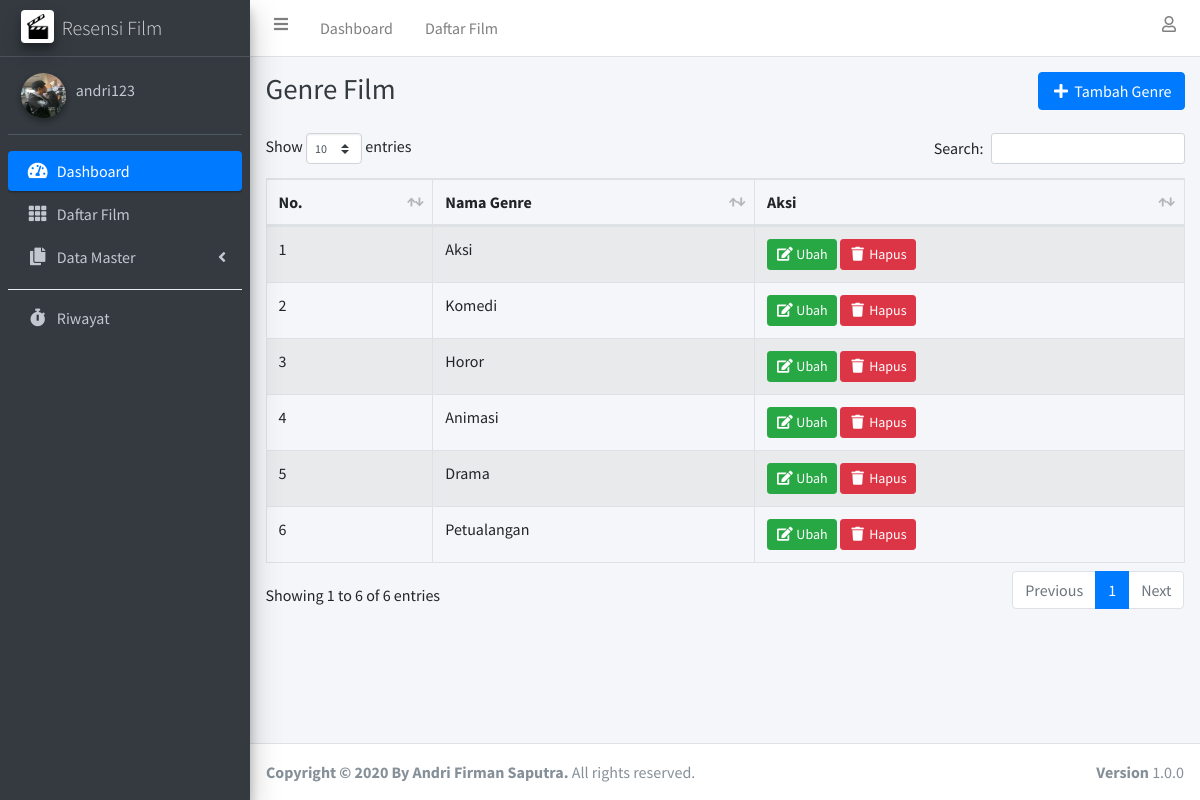
Screenshot of /admin/genre_film.php (signed in) with the database file from the repository.
### tables this page shows
CREATE TABLE `tb_user` (
  `id_user` int(10) NOT NULL,
  `username` varchar(100) NOT NULL,
  `password` varchar(255) NOT NULL,
  `nama_lengkap` varchar(100) NOT NULL,
  `photo_profile` text NOT NULL
);

CREATE TABLE `tb_genre` (
  `id_genre` int(10) NOT NULL,
  `nama_genre` varchar(50) NOT NULL
);

### koneksi.php (called while the page is built, shortened)
<?php
	$server 	= "localhost";
	$user		= "root";
	$password	= "";
	$koneksi = mysqli_connect($server,$user,$password) or die("Koneksi Server Gagal!");
function dataUser() {
	global $koneksi;
	if (isset($_SESSION['id_user'])) {
		$id_user = $_SESSION['id_user'];
		return mysqli_fetch_assoc(mysqli_query($koneksi, "SELECT * FROM tb_user WHERE id_user = '$id_user'"));
	} else {
		echo "
		  <script>
		    document.location.href='logout.php'
		  </script>
		";
	}
}

### admin/genre_film.php (the view, shortened to what this page needs)
<?php
  require '../koneksi.php';
  $genre = mysqli_query($koneksi, "SELECT * FROM tb_genre");
?>
<!DOCTYPE html>
<html>
<head>
  <?php include '../include_admin/css.php'; ?>
</head>
<body class="hold-transition sidebar-mini layout-fixed">
<div class="wrapper">
  <?php include '../include_admin/navbar.php'; ?>
  <?php include '../include_admin/sidebar.php'; ?>
  <div class="content-wrapper">
    <div class="content-header">
      <div class="container-fluid">
        <div class="row mb-2">
          <div class="col-sm">
            <h1 class="m-0 text-dark">Genre Film</h1>
          </div>
          <div class="col-sm text-right">
            <button type="button" data-toggle="modal" data-target="#tambahGenreModal" class="btn btn-primary"><i class="fas fa-fw fa-plus"></i> Tambah Genre</button>
          </div>
        </div>
      </div>
    </div>
    <section class="content">
      <div class="container-fluid">
        <div class="row">
          <div class="col-lg">
            <div class="table-responsive">
              <table class="table table-bordered table-hover table-striped" id="table_id">
                <thead>
                  <tr>
                    <th>No.</th>
                    <th>Nama Genre</th>
                    <th>Aksi</th>
                  </tr>
                </thead>
                <tbody>
                  <?php $i = 1; ?>
                  <?php foreach ($genre as $dg): ?>
                    <tr>
                      <td><?= $i++; ?></td>
                      <td><?= $dg['nama_genre']; ?></td>
                      <td>
                        <button class="btn btn-sm btn-success" type="button" data-toggle="modal" data-target="#ubahGenreModal<?= $dg['id_genre']; ?>"><i class="fas fa-fw fa-edit"></i> Ubah</button>
                        <a href="hapus_genre_film.php?id_genre=<?= $dg['id_genre']; ?>" data-nama="Genre Film: <?= $dg['nama_genre']; ?>" class="btn-hapus btn btn-sm btn-danger"><i class="fas fa-fw fa-trash"></i> Hapus</a>
                      </td>
                    </tr>
                  <?php endforeach ?>
                </tbody>
              </table>
            </div>
          </div>
        </div>
      </div>
    </section>
  </div>
  <footer class="main-footer">
    <strong>Copyright &copy; 2020 By Andri Firman Saputra.</strong>
    All rights reserved.
    <div class="float-right d-none d-sm-inline-block">
      <b>Version</b> 1.0.0
    </div>
  </footer>
</div>
</body>
</html>

### include_admin/sidebar.php (shortened to what this page needs)
<?php
  $dataUser = dataUser();
?>
<aside class="main-sidebar sidebar-dark-primary elevation-4">
  <a href="index.php" class="brand-link">
    <img src="../assets/img/img_properties/logo.png" alt="Logo" class="brand-image rounded elevation-3 p-1 bg-white">
    <span class="brand-text font-weight-light">Resensi Film</span>
  </a>
  <div class="sidebar">
    <div class="user-panel mt-3 pb-3 mb-3 d-flex">
      <div class="image">
        <img style="width: 45px; height: 45px" src="../assets/img/img_profiles/<?= $dataUser['photo_profile']; ?>" class="img-circle elevation-2 img-profile" alt="User Image">
      </div>
      <div class="info">
        <a href="profile.php" class="d-block"><?= $dataUser['username']; ?></a>
      </div>
    </div>
    <nav class="mt-2">
      <ul class="nav nav-pills nav-sidebar flex-column" data-widget="treeview" role="menu" data-accordion="false">
        <li class="nav-item has-treeview menu-open">
          <a href="index.php" class="nav-link active">
            <i class="nav-icon fas fa-tachometer-alt"></i>
            <p>
              Dashboard
            </p>
          </a>
        </li>
        <li class="nav-item">
          <a href="film.php" class="nav-link">
            <i class="nav-icon fas fa-th"></i>
            <p>
              Daftar Film
            </p>
          </a>
        </li>
        <li class="nav-item has-treeview">
          <a href="#" class="nav-link">
            <i class="nav-icon fas fa-copy"></i>
            <p>
              Data Master
              <i class="fas fa-angle-left right"></i>
            </p>
          </a>
        </li>
        <div class="dropdown-divider"></div>
        <li class="nav-item">
          <a href="riwayat.php" class="nav-link">
            <i class="nav-icon fas fa-stopwatch"></i>
            <p>
              Riwayat
            </p>
          </a>
        </li>
      </ul>
    </nav>
  </div>
</aside>

### assets/css/style.css (style rules this page uses)
.img-profile { width: 200px; height: 200px; }
@media (min-width: 992px) { .img-profile { width: 300px; height: 300px; } }

### rows the page displays
tb_user: photo_profile (picture), username "andri123"
tb_genre: nama_genre "Aksi"
tb_genre: nama_genre "Komedi"
tb_genre: nama_genre "Horor"
tb_genre: nama_genre "Animasi"
tb_genre: nama_genre "Drama"
tb_genre: nama_genre "Petualangan"
